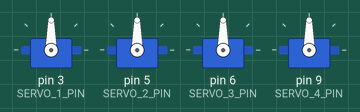
Recording of a sketch running on a simulated Arduino Uno, built with avr-gcc and run on an emulated ATmega328P. Shown: 4 × servo. What the sketch prints to the serial monitor is not drawn.

Above: at 0.1 s.
Timing chart, 0 to 1.6 s (numbered marks = the images above):
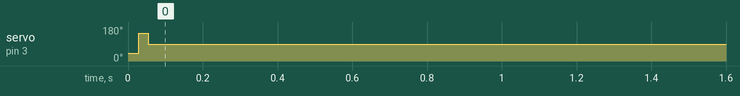

The sketch:

Robot_Control.ino
```cpp
#include <Servo.h>

#define SERVO_1_PIN 3
#define SERVO_2_PIN 5
#define SERVO_3_PIN 6
#define SERVO_4_PIN 9
#define SERVO_CENTER_1 90
#define SERVO_CENTER_2 22
#define SERVO_CENTER_3 40
#define SERVO_CENTER_4 90
#define DELAY_TIME 1000

Servo servo1;
Servo servo2;
Servo servo3;
Servo servo4;

int jointAngles[4] = {0, 19, 106, 0};

void setup() {

  Serial.begin(9600);
  Serial.println("Initializing Servos");
  servo1.attach(SERVO_1_PIN);
//  servo1.write(SERVO_CENTER_1);
//  servo1.write(90);
  servo2.attach(SERVO_2_PIN);
//  servo2.write(SERVO_CENTER_2);
//  servo2.write(41);
  servo3.attach(SERVO_3_PIN);
//  servo3.write(SERVO_CENTER_3);
//  servo3.write(146);
  servo4.attach(SERVO_4_PIN);
//  servo4.write(SERVO_CENTER_4);
//  servo4.write(90);
  Serial.println("Initialization Complete");
//  delay(5000);
//  Serial.println("Setting Servo Angles");
  setServoAngles(jointAngles);
  delay(1000);
}

void loop() {
//  Serial.println("HERE");
//  setServoAngles(jointAngles);
//  delay(DELAY_TIME);
//  servo1.write(SERVO_CENTER_1);
//  servo2.write(SERVO_CENTER_2);
//  servo3.write(SERVO_CENTER_3);
//  servo4.write(SERVO_CENTER_4);
}

void setServoAngles(int jointAngles[4]) {
  int writtenAngle1 = SERVO_CENTER_1 + jointAngles[0];
  int writtenAngle2 = SERVO_CENTER_2 + jointAngles[1];
  int writtenAngle3 = SERVO_CENTER_3 + jointAngles[2];
  int writtenAngle4 = SERVO_CENTER_4 + jointAngles[3];
//  servo1.write(90);
//  servo2.write(41);
//  servo3.write(146);
//  servo4.write(90);
  if(0 <= writtenAngle1 <= 180) {
    servo1.write(SERVO_CENTER_1 + jointAngles[0]);
    Serial.println("Writing " + String(writtenAngle1) + " to Servo 1");
  }
  if(0 <= writtenAngle2 <= 180) {
    servo1.write(SERVO_CENTER_2 + jointAngles[1]);
    Serial.println("Writing " + String(writtenAngle2) + " to Servo 2");
  }
  if(0 <= writtenAngle3 <= 180) {
    servo1.write(SERVO_CENTER_3 + jointAngles[2]);
    Serial.println("Writing " + String(writtenAngle3) + " to Servo 3");
  }
  if(0 <= writtenAngle4 <= 180) {
    servo1.write(SERVO_CENTER_4 + jointAngles[3]);
    Serial.println("Writing " + String(writtenAngle4) + " to Servo 4");
  }
}
```
